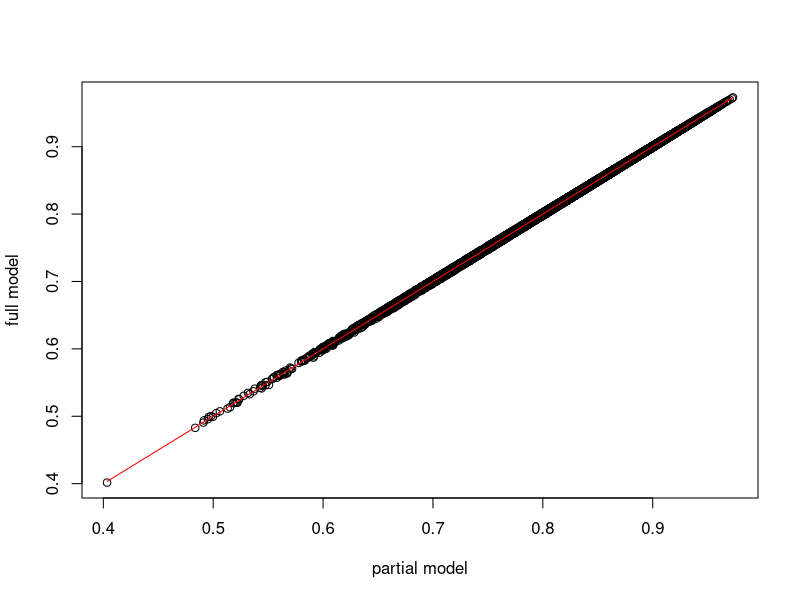

Here is the R script that generated this plot:
# multivariate logistic regression 

set.seed(12345)

x1 <- rnorm(100)
x4 <- rnorm(100)
x7 <- rnorm(100)
x2 <- runif(100,-1,1)
x5 <- runif(100,-1,1)
x8 <- runif(100,-1,1)
x3 <- rnorm(100,0,2)
x6 <- rnorm(100,0,2)
x9 <- rnorm(100,0,2)
x10 <- rnorm(100,0,2)

y1 <- factor(rbinom(100,1,1/(1+exp(-.1*x1-.4*x4-.7*x7))))
y2 <- factor(rbinom(100,1,1/(1+exp(-.2*x2-.5*x5-.8*x8))))
y3 <- factor(rbinom(100,1,1/(1+exp(-.3*x3-.6*x6-.9*x9))))

mydata <- data.frame(x1,x2,x3,x4,x5,x6,x7,x8,x9,x10,y1,y2,y3)
xdata <- data.frame(x1,x2,x3,x4,x5,x6,x7,x8,x9,x10)
ydata <- data.frame(y3,y2,y1)

var.selection <- data.frame(matrix(0, 10, 3))
dimnames(var.selection)[[1]] <- names(xdata)
dimnames(var.selection)[[2]] <- names(ydata)

var.selection[,1] <- 1
var.selection[2:8,2] <- 1
var.selection[1:5,3] <- 1



mylog <- function(response, ydata, xdata, var.selection) {
  training_data <- data.frame(ydata[response],xdata[,var.selection[response]==1])
  glm <- glm(formula(training_data), data = training_data, family = binomial)
  print(response)
  
  coeff <- rep(NA, dim(xdata)[2])
  names(coeff) <- names(xdata)
  coeff[var.selection[response]==1] <- glm$coefficients[-1]
  coeff <- c(glm$coefficients[1], coeff)
  
  list(response = response, fitted.values = glm$fitted.values, coeff = coeff, coeff.summary = summary(glm)$coefficients)
  
  #list(response = response, fitted.values = glm$fitted.values, coeff = glm$coefficients, coeff.summary = summary(glm)$coefficients)
}

y.names <- names(ydata)
names(y.names) <- y.names

glm_list <- lapply(y.names, mylog, xdata = xdata, ydata = ydata, var.selection)


myks.test <- function(x, ydata) {
  # ks <- ks.test(x$fitted.values[x$data$response==1], x$fitted.values[x$data$response==0])
  #ks <- ks.test(x$fitted.values[x$response==1], x$fitted.values[x$response==0])
  ks <- with(x, ks.test(fitted.values[ydata[response] == 1], fitted.values[ydata[response] == 0]))
  c(ks = ks$statistic, p = ks$p.value)
}


sapply(glm_list, myks.test, ydata = ydata)


# show all coefficients for all/selected models
sapply(glm_list, function(x) x$coeff)
sapply(glm_list[c('y1','y3')], function(x) x$coeff)

# show selected coeffients for all/selected models
sapply(glm_list, function(x, var) x$coeff[var], var = c('x1','x3') )
sapply(glm_list[c('y1','y3')], function(x, var) x$coeff[var], var = c('x1','x3') )


# show all coefficients and tests for all/selected models
sapply(glm_list, function(x) x$coeff.summary)
sapply(glm_list[c('y1','y3')], function(x) x$coeff.summary)

# show selected coefficients and tests for all/selected models
# make sure the selected variable exists in all models !!!!!!!!!!!!!!!!!!
sapply(glm_list, function(x, var) x$coeff.summary[var,], var = c('x3'))




#########################################################################################

# test difference between partial and full model

n <- 1000000
xx1 <- sample(c(0,1), n, T, c(0.99,0.01))
xx2 <- runif(n)
xx3 <- rnorm(n)

y <- rbinom(n, 1, 1/(1+exp(-(1.8*xx1 - 0.4*xx2 + 0.5*xx3 ))))
table(y)
table(y, xx1)

dat <- as.data.frame(cbind(xx1,xx2,xx3,y))

partial.model <- glm(y~xx1+xx2+xx3, dat[xx1==1,], family=binomial)
full.model <- glm(y~xx1+xx2+xx3, dat, family = binomial)

plot(partial.model$fitted.values, full.model$fitted.values[xx1==1], xlab='partial model', ylab = 'full model')
lines(partial.model$fitted.values,partial.model$fitted.values, col='red')






